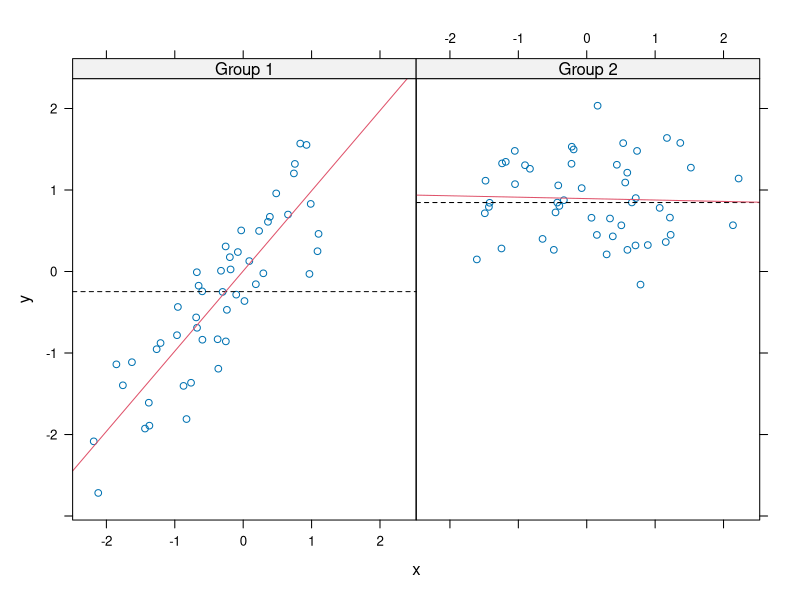

Reproduce this figure in R.
library(lattice)

set.seed(10)
x <- rnorm(100)
f <- rep(0:1, each = 50)
y <- x + f - f * x+ rnorm(100, sd = 0.5)
f <- factor(f, labels = c("Group 1", "Group 2"))
## Plot with 2 panels with custom panel function
xyplot(y ~ x | f, panel = function(x, y, ...) {
    # call the default panel function for xyplot
    panel.xyplot(x, y, ...)
    # adds a horizontal line at the median
    panel.abline(h = median(y), lty = 2)
    # overlays a simple linear regression line
    panel.lmline(x, y, col = 2)
})


# lattice Functions and Parameters
# + Funtions 
#     * xyplot() = main function for creating scatterplots
#     * bwplot() = box and whiskers plots (box plots)
#     * histogram() = histograms
#     * stripplot() = box plot with actual points
#     * dotplot() = plot dots on “violin strings”
#     * splom() = scatterplot matrix (like pairs() in base plotting system)
#     * levelplot()/contourplot() = plotting image data
# + Arguments for xyplot(y ~ x | f * g, data, layout, panel) 
#     * default blue open circles for data points
#     * formula notation is used here (~) = left hand side is the y-axis variable, and the right hand side is the x-axis variable
#     * f/g = conditioning/categorical variables (optional) 
#         - basically creates multi-panelled plots (for different factor levels)
#         - * indicates interaction between two variables
#         - intuitively, the xyplot displays a graph between x and y for every level of f and g
#     * data = the data frame/list from which the variables should be looked up 
#         - if nothing is passed, the parent frame is used (searching for variables in the workspace)
#         - if no other arguments are passed, defaults will be used
#     * layout = specifies how the different plots will appear 
#         - layout = c(5, 1) = produces 5 subplots in a horizontal fashion
#         - padding/spacing/margin automatically set
#     * [optional] panel function can be added to control what is plotted inside each panel of the plot 
#         - panel functions receive x/y coordinates of the data points in their panel (along with any additional arguments)
#         - ?panel.xyplot = brings up documentation for the panel functions
#         - Note: no base plot functions can be used for lattice plots 
